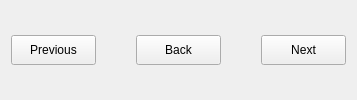
            <widget class="QWidget" name="navBarWidget" native="true">
             <layout class="QHBoxLayout" name="_2">
              <property name="spacing">
               <number>0</number>
              </property>
              <property name="leftMargin">
               <number>11</number>
              </property>
              <property name="topMargin">
               <number>11</number>
              </property>
              <property name="rightMargin">
               <number>11</number>
              </property>
              <property name="bottomMargin">
               <number>11</number>
              </property>
              <item>
               <widget class="QPushButton" name="previousButton">
                <property name="minimumSize">
                 <size>
                  <width>85</width>
                  <height>30</height>
                 </size>
                </property>
                <property name="font">
                 <font>
                  <pointsize>9</pointsize>
                 </font>
                </property>
                <property name="toolTip">
                 <string>Previous page button</string>
                </property>
                <property name="accessibleName">
                 <string/>
                </property>
                <property name="accessibleDescription">
                 <string>push button to access previous page of wizard</string>
                </property>
                <property name="text">
                 <string>Previous</string>
                </property>
               </widget>
              </item>
              <item>
               <spacer name="horizontalSpacer">
                <property name="orientation">
                 <enum>Qt::Horizontal</enum>
                </property>
                <property name="sizeHint" stdset="0">
                 <size>
                  <width>40</width>
                  <height>20</height>
                 </size>
                </property>
               </spacer>
              </item>
              <item>
               <widget class="QPushButton" name="backButton">
                <property name="minimumSize">
                 <size>
                  <width>85</width>
                  <height>30</height>
                 </size>
                </property>
                <property name="font">
                 <font>
                  <pointsize>9</pointsize>
                 </font>
                </property>
                <property name="toolTip">
                 <string>Cancel account create/link</string>
                </property>
                <property name="accessibleName">
                 <string/>
                </property>
                <property name="accessibleDescription">
                 <string>push button to cancel account creation or linking</string>
                </property>
                <property name="text">
                 <string>Back</string>
                </property>
               </widget>
              </item>
              <item>
               <spacer name="horizontalSpacer_16">
                <property name="orientation">
                 <enum>Qt::Horizontal</enum>
                </property>
                <property name="sizeHint" stdset="0">
                 <size>
                  <width>40</width>
                  <height>20</height>
                 </size>
                </property>
               </spacer>
              </item>
              <item>
               <widget class="QPushButton" name="nextButton">
                <property name="minimumSize">
                 <size>
                  <width>85</width>
                  <height>30</height>
                 </size>
                </property>
                <property name="maximumSize">
                 <size>
                  <width>85</width>
                  <height>30</height>
                 </size>
                </property>
                <property name="font">
                 <font>
                  <pointsize>9</pointsize>
                 </font>
                </property>
                <property name="toolTip">
                 <string>Next page Button</string>
                </property>
                <property name="accessibleName">
                 <string/>
                </property>
                <property name="accessibleDescription">
                 <string>Push button to access next page of wizard</string>
                </property>
                <property name="text">
                 <string>Next</string>
                </property>
                <property name="flat">
                 <bool>false</bool>
                </property>
               </widget>
              </item>
             </layout>
            </widget>
